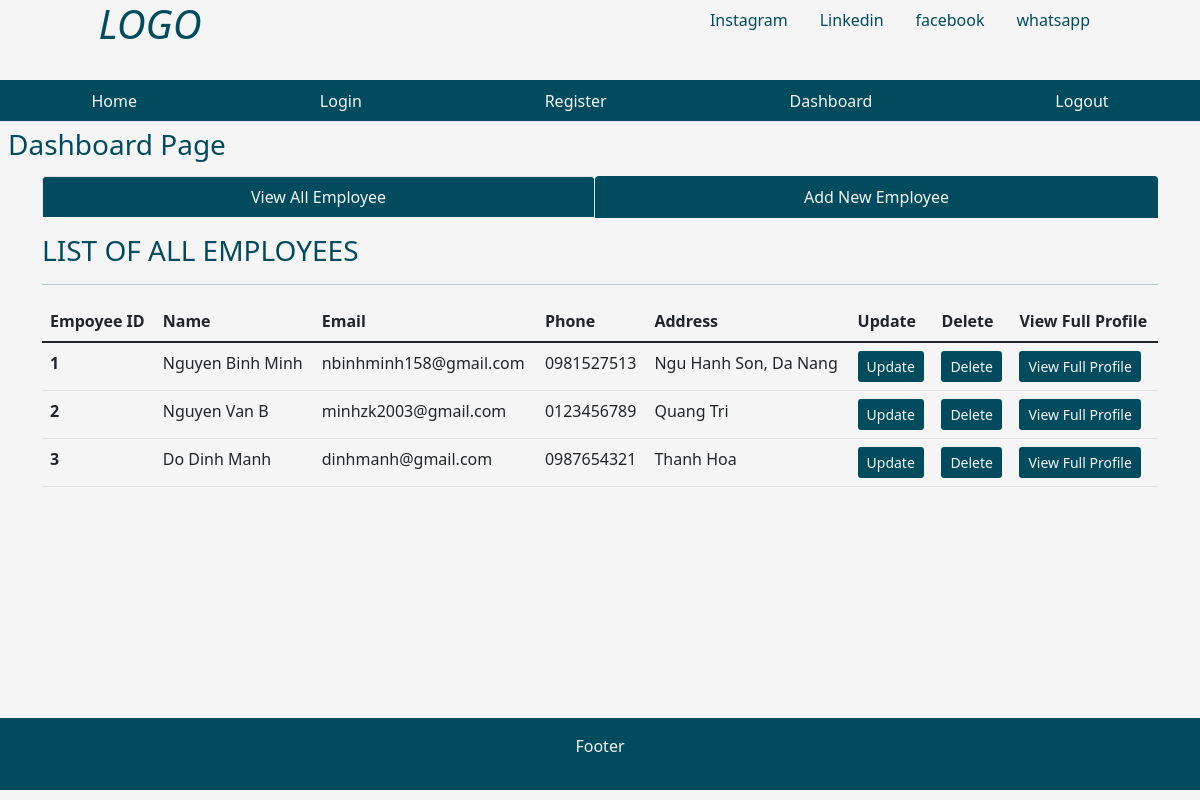
/dashboard, run on the app's committed database.
### tables this page shows
CREATE TABLE emp (empid integer PRIMARY key, name text not null, email text, phone text, address text, joining_date timestamp DEFAULT CURRENT_TIMESTAMP, total_projects integer DEFAULT 1, total_test_case integer DEFAULT 1, total_defects_found integer DEFAULT 1, total_defects_pending integer DEFAULT 1);

### app.py (the view)
@app.route('/dashboard')
def dashboard():
    user = get_current_user()
    db = get_database()
    emp_cur = db.execute('select * from emp')
    allemp = emp_cur.fetchall()
    return render_template('dashboard.html', user = user, allemp = allemp)

### app.py (called while the page is built)
@app.teardown_appcontext
def close_database(error):
    if hasattr(g, 'employee_db'):
        g.employee_db.close()

def get_current_user():
    user = None
    if 'user' in session:
        user = session['user']
        db = get_database()
        user_cur = db.execute('select * from users where name = ?', [user])
        user = user_cur.fetchone()
    return user

### database.py (called while the page is built)
def connect_to_database():
    sql = sqlite3.connect('E:/code/Py/employee_management/employee.db')
    sql.row_factory = sqlite3.Row
    return sql

def get_database():
    if not hasattr(g, 'employee_db'):
        g.employee_db = connect_to_database()
    return g.employee_db

### templates/dashboard.html (shortened to what this page needs)
{% from "showlinks.html" import show_links, showsocialmedialinks%}
<!DOCTYPE html>
<html lang="en">
<head>
    <link href="https://cdn.jsdelivr.net/npm/bootstrap@5.1.3/dist/css/bootstrap.min.css" rel="stylesheet">
    <link rel="stylesheet" href="{{ url_for('static', filename='dashboard.css')}}" type = "text/css">
</head>
<body>
      <div class="parent">
        <div class="child child1">
            <h1 class="text-center"><i>LOGO</i></h1>
        </div>
        <div class="child child2">
          {{ showsocialmedialinks() }}
        </div>
        <div class="child child3">
          {{ show_links() }}
        </div>
        <div class="child child4">
            <h3 class="m-2">Dashboard Page</h3>
        </div>
        <div class="child child5" style="color:rgb(0, 75, 93);">
        </div>
        <div class="child child6  container" style="color:rgb(0, 75, 93);">
            <ul class="nav nav-tabs nav-fill mb-3">
                <li class="nav-item">
                  <a class="nav-link active" aria-current="page" href="{{ url_for('dashboard') }}" style=" background-color:rgb(0, 75, 93); color:whitesmoke;">View All Employee</a>
                </li>
                <li class="nav-item">
                  <a class="nav-link" style=" background-color:rgb(0, 75, 93); color:whitesmoke;" href="{{ url_for('addnewemployee') }}">Add New Employee</a>
                </li>
              </ul>
              <div class="table-responsive-lg caption-top">
                <caption><h3>LIST OF ALL EMPLOYEES</h3></caption>
                <hr>
                <table class="table">
                    <thead>
                        <tr>
                          <th scope="col">Empoyee ID</th>
                          <th scope="col">Name</th>
                          <th scope="col">Email</th>
                          <th scope="col">Phone</th>
                          <th scope="col">Address</th>
                          <th scope="col">Update</th>
                          <th scope="col">Delete</th>
                          <th scope="col">View Full Profile</th>
                        </tr>
                      </thead>
                      <tbody>
                        {% for emp in allemp %}
                        <tr>
                          <th scope="row">{{ emp['empid'] }}</th>
                          <td>{{ emp['name'] }}</td>
                          <td>{{ emp['email'] }}</td>
                          <td>{{ emp['phone'] }}</td>
                          <td>{{ emp['address'] }}</td>
                          <td><a class="btn btn-sm" style="background-color:rgb(0, 75, 93); color:whitesmoke;" href="{{ url_for('fetchone', empid = emp['empid'])}}">Update</a></td>
                          <td><a class="btn btn-sm" style="background-color:rgb(0, 75, 93); color:whitesmoke;" href="{{ url_for('deleteemployee', empid = emp['empid'])}}">Delete</a></td>
                          <td><a class="btn btn-sm" style="background-color:rgb(0, 75, 93); color:whitesmoke;" href="{{ url_for('singleemployeeprofile', empid = emp['empid'])}}">View Full Profile</a></td>
                        </tr>
                        {% endfor %}
                      </tbody>
                </table>
              </div>
        </div>
        <div class="child child7 fixed-bottom" style="background-color:rgb(0, 75, 93); color:whitesmoke;">
            <p class="p-3 text-center">Footer</p>
        </div>
      </div>
</body>
</html>

### static/dashboard.css (style rules this page uses)
html, body { height: 100%; background-color:whitesmoke; color:rgb(0, 75, 93); }
.parent { height: 100%; display: grid; grid-template-columns: repeat(4, 1fr); grid-template-rows: 10% 5% 7% auto 7%; }
.child { margin-bottom: 10px; }
.child1 { grid-column: 1/2; grid-row: 1/2; }
.child2 { grid-column: 3/-1; grid-row: 1/2; }
.child3 { grid-column: 1/-1; grid-row: 2/3; }
.child4 { grid-column: 1/2; grid-row: 3/4; }
.child5 { grid-column: 4/5; grid-row: 3/4; text-align: center; }
.child6 { grid-column: 1/-1; grid-row: 4/5; }
.child7 { grid-column: 1/-1; grid-row: 5/6; }

### data on the page
emp: empid "1", name "Nguyen Binh Minh", email "nbinhminh158@gmail.com", phone "0981527513", address "Ngu Hanh Son, Da Nang"
emp: empid "2", name "Nguyen Van B", email "minhzk2003@gmail.com", phone "0123456789", address "Quang Tri"
emp: empid "3", name "Do Dinh Manh", email "dinhmanh@gmail.com", phone "0987654321", address "Thanh Hoa"
